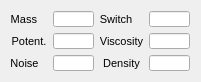
  <widget class="QWidget" name="layoutWidget_3">
   <property name="geometry">
    <rect>
     <x>229</x>
     <y>199</y>
     <width>189</width>
     <height>64</height>
    </rect>
   </property>
   <layout class="QHBoxLayout" name="horizontalLayout_13">
    <item>
     <layout class="QVBoxLayout" name="verticalLayout_32">
      <item>
       <widget class="QLabel" name="label_35">
        <property name="sizePolicy">
         <sizepolicy hsizetype="Fixed" vsizetype="Preferred">
          <horstretch>0</horstretch>
          <verstretch>0</verstretch>
         </sizepolicy>
        </property>
        <property name="minimumSize">
         <size>
          <width>26</width>
          <height>16</height>
         </size>
        </property>
        <property name="maximumSize">
         <size>
          <width>26</width>
          <height>16</height>
         </size>
        </property>
        <property name="font">
         <font>
          <pointsize>8</pointsize>
         </font>
        </property>
        <property name="text">
         <string>Mass</string>
        </property>
        <property name="alignment">
         <set>Qt::AlignRight|Qt::AlignTrailing|Qt::AlignVCenter</set>
        </property>
       </widget>
      </item>
      <item>
       <widget class="QLabel" name="label_36">
        <property name="sizePolicy">
         <sizepolicy hsizetype="Fixed" vsizetype="Preferred">
          <horstretch>0</horstretch>
          <verstretch>0</verstretch>
         </sizepolicy>
        </property>
        <property name="minimumSize">
         <size>
          <width>36</width>
          <height>16</height>
         </size>
        </property>
        <property name="maximumSize">
         <size>
          <width>36</width>
          <height>16</height>
         </size>
        </property>
        <property name="font">
         <font>
          <pointsize>8</pointsize>
         </font>
        </property>
        <property name="text">
         <string>Potent.</string>
        </property>
        <property name="alignment">
         <set>Qt::AlignCenter</set>
        </property>
       </widget>
      </item>
      <item>
       <widget class="QLabel" name="label_37">
        <property name="sizePolicy">
         <sizepolicy hsizetype="Fixed" vsizetype="Preferred">
          <horstretch>0</horstretch>
          <verstretch>0</verstretch>
         </sizepolicy>
        </property>
        <property name="minimumSize">
         <size>
          <width>27</width>
          <height>16</height>
         </size>
        </property>
        <property name="maximumSize">
         <size>
          <width>27</width>
          <height>16</height>
         </size>
        </property>
        <property name="font">
         <font>
          <pointsize>8</pointsize>
         </font>
        </property>
        <property name="text">
         <string>Noise</string>
        </property>
        <property name="alignment">
         <set>Qt::AlignCenter</set>
        </property>
       </widget>
      </item>
     </layout>
    </item>
    <item>
     <layout class="QVBoxLayout" name="verticalLayout_33">
      <item>
       <widget class="QLineEdit" name="unit2MassLineEdit">
        <property name="enabled">
         <bool>true</bool>
        </property>
        <property name="sizePolicy">
         <sizepolicy hsizetype="Fixed" vsizetype="Fixed">
          <horstretch>0</horstretch>
          <verstretch>0</verstretch>
         </sizepolicy>
        </property>
        <property name="minimumSize">
         <size>
          <width>41</width>
          <height>16</height>
         </size>
        </property>
        <property name="maximumSize">
         <size>
          <width>41</width>
          <height>16</height>
         </size>
        </property>
        <property name="font">
         <font>
          <pointsize>8</pointsize>
         </font>
        </property>
        <property name="alignment">
         <set>Qt::AlignRight|Qt::AlignTrailing|Qt::AlignVCenter</set>
        </property>
       </widget>
      </item>
      <item>
       <widget class="QLineEdit" name="unit2PotentLineEdit">
        <property name="sizePolicy">
         <sizepolicy hsizetype="Fixed" vsizetype="Fixed">
          <horstretch>0</horstretch>
          <verstretch>0</verstretch>
         </sizepolicy>
        </property>
        <property name="minimumSize">
         <size>
          <width>41</width>
          <height>16</height>
         </size>
        </property>
        <property name="maximumSize">
         <size>
          <width>41</width>
          <height>16</height>
         </size>
        </property>
        <property name="font">
         <font>
          <pointsize>8</pointsize>
         </font>
        </property>
        <property name="alignment">
         <set>Qt::AlignRight|Qt::AlignTrailing|Qt::AlignVCenter</set>
        </property>
       </widget>
      </item>
      <item>
       <widget class="QLineEdit" name="unit2NoiseLineEdit">
        <property name="sizePolicy">
         <sizepolicy hsizetype="Fixed" vsizetype="Fixed">
          <horstretch>0</horstretch>
          <verstretch>0</verstretch>
         </sizepolicy>
        </property>
        <property name="minimumSize">
         <size>
          <width>41</width>
          <height>16</height>
         </size>
        </property>
        <property name="maximumSize">
         <size>
          <width>41</width>
          <height>16</height>
         </size>
        </property>
        <property name="font">
         <font>
          <pointsize>8</pointsize>
         </font>
        </property>
        <property name="alignment">
         <set>Qt::AlignRight|Qt::AlignTrailing|Qt::AlignVCenter</set>
        </property>
       </widget>
      </item>
     </layout>
    </item>
    <item>
     <layout class="QVBoxLayout" name="verticalLayout_34">
      <item>
       <widget class="QLabel" name="label_38">
        <property name="sizePolicy">
         <sizepolicy hsizetype="Fixed" vsizetype="Preferred">
          <horstretch>0</horstretch>
          <verstretch>0</verstretch>
         </sizepolicy>
        </property>
        <property name="minimumSize">
         <size>
          <width>32</width>
          <height>16</height>
         </size>
        </property>
        <property name="maximumSize">
         <size>
          <width>32</width>
          <height>16</height>
         </size>
        </property>
        <property name="font">
         <font>
          <pointsize>8</pointsize>
         </font>
        </property>
        <property name="text">
         <string>Switch</string>
        </property>
        <property name="alignment">
         <set>Qt::AlignCenter</set>
        </property>
       </widget>
      </item>
      <item>
       <widget class="QLabel" name="label_39">
        <property name="sizePolicy">
         <sizepolicy hsizetype="Fixed" vsizetype="Preferred">
          <horstretch>0</horstretch>
          <verstretch>0</verstretch>
         </sizepolicy>
        </property>
        <property name="minimumSize">
         <size>
          <width>43</width>
          <height>16</height>
         </size>
        </property>
        <property name="maximumSize">
         <size>
          <width>43</width>
          <height>16</height>
         </size>
        </property>
        <property name="font">
         <font>
          <pointsize>8</pointsize>
         </font>
        </property>
        <property name="text">
         <string>Viscosity</string>
        </property>
        <property name="alignment">
         <set>Qt::AlignCenter</set>
        </property>
       </widget>
      </item>
      <item>
       <widget class="QLabel" name="label_40">
        <property name="sizePolicy">
         <sizepolicy hsizetype="Fixed" vsizetype="Preferred">
          <horstretch>0</horstretch>
          <verstretch>0</verstretch>
         </sizepolicy>
        </property>
        <property name="minimumSize">
         <size>
          <width>43</width>
          <height>16</height>
         </size>
        </property>
        <property name="maximumSize">
         <size>
          <width>43</width>
          <height>16</height>
         </size>
        </property>
        <property name="font">
         <font>
          <pointsize>8</pointsize>
         </font>
        </property>
        <property name="text">
         <string>Density</string>
        </property>
        <property name="alignment">
         <set>Qt::AlignCenter</set>
        </property>
       </widget>
      </item>
     </layout>
    </item>
    <item>
     <layout class="QVBoxLayout" name="verticalLayout_35">
      <item>
       <widget class="QLineEdit" name="unit2SwitchLineEdit">
        <property name="sizePolicy">
         <sizepolicy hsizetype="Fixed" vsizetype="Fixed">
          <horstretch>0</horstretch>
          <verstretch>0</verstretch>
         </sizepolicy>
        </property>
        <property name="minimumSize">
         <size>
          <width>41</width>
          <height>16</height>
         </size>
        </property>
        <property name="maximumSize">
         <size>
          <width>41</width>
          <height>16</height>
         </size>
        </property>
        <property name="font">
         <font>
          <pointsize>8</pointsize>
         </font>
        </property>
        <property name="alignment">
         <set>Qt::AlignRight|Qt::AlignTrailing|Qt::AlignVCenter</set>
        </property>
       </widget>
      </item>
      <item>
       <widget class="QLineEdit" name="unit2ViscosityLineEdit">
        <property name="sizePolicy">
         <sizepolicy hsizetype="Fixed" vsizetype="Fixed">
          <horstretch>0</horstretch>
          <verstretch>0</verstretch>
         </sizepolicy>
        </property>
        <property name="minimumSize">
         <size>
          <width>41</width>
          <height>16</height>
         </size>
        </property>
        <property name="maximumSize">
         <size>
          <width>41</width>
          <height>16</height>
         </size>
        </property>
        <property name="font">
         <font>
          <pointsize>8</pointsize>
         </font>
        </property>
        <property name="alignment">
         <set>Qt::AlignRight|Qt::AlignTrailing|Qt::AlignVCenter</set>
        </property>
       </widget>
      </item>
      <item>
       <widget class="QLineEdit" name="unit2DensityLineEdit">
        <property name="sizePolicy">
         <sizepolicy hsizetype="Fixed" vsizetype="Fixed">
          <horstretch>0</horstretch>
          <verstretch>0</verstretch>
         </sizepolicy>
        </property>
        <property name="minimumSize">
         <size>
          <width>41</width>
          <height>16</height>
         </size>
        </property>
        <property name="maximumSize">
         <size>
          <width>41</width>
          <height>16</height>
         </size>
        </property>
        <property name="font">
         <font>
          <pointsize>8</pointsize>
         </font>
        </property>
        <property name="alignment">
         <set>Qt::AlignRight|Qt::AlignTrailing|Qt::AlignVCenter</set>
        </property>
       </widget>
      </item>
     </layout>
    </item>
   </layout>
  </widget>
